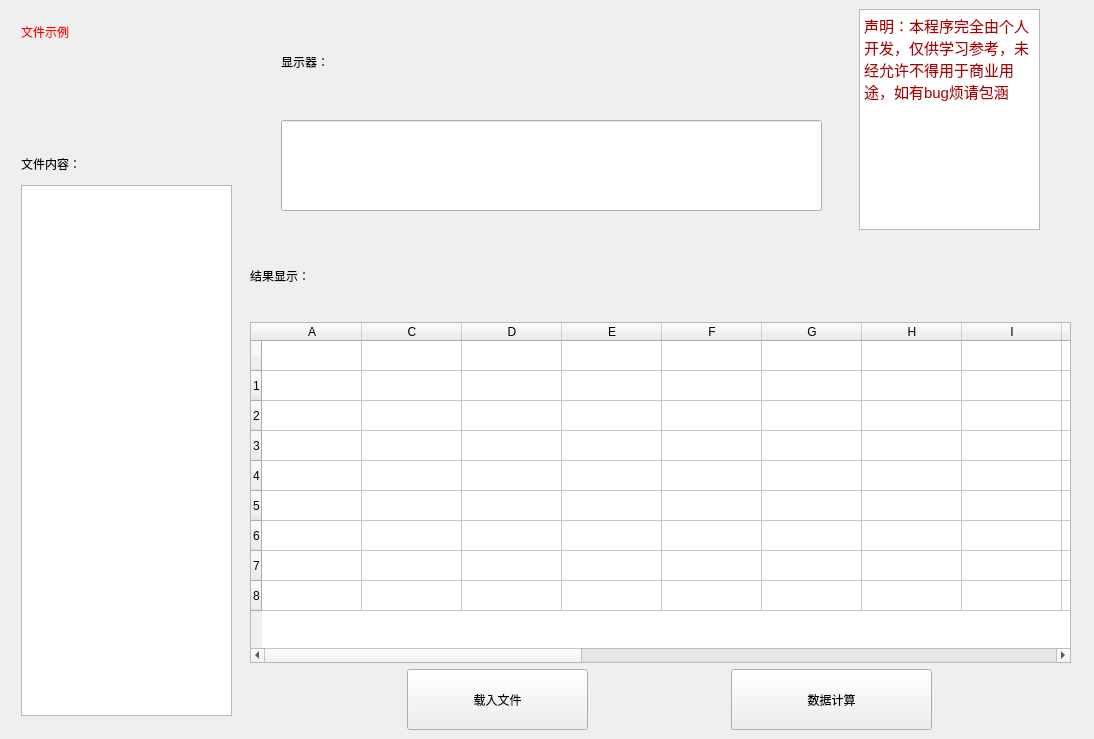
<?xml version="1.0" encoding="UTF-8"?>
<ui version="4.0">
 <author>马昕</author>
 <class>MainWindow</class>
 <widget class="QMainWindow" name="MainWindow">
  <property name="geometry">
   <rect>
    <x>0</x>
    <y>0</y>
    <width>1094</width>
    <height>739</height>
   </rect>
  </property>
  <property name="windowTitle">
   <string>生物计算</string>
  </property>
  <widget class="QWidget" name="centralwidget">
   <layout class="QVBoxLayout" name="verticalLayout_7">
    <item>
     <layout class="QHBoxLayout" name="horizontalLayout_3">
      <item>
       <layout class="QVBoxLayout" name="verticalLayout_5">
        <item>
         <layout class="QVBoxLayout" name="verticalLayout">
          <item>
           <widget class="QLabel" name="label_2">
            <property name="minimumSize">
             <size>
              <width>72</width>
              <height>15</height>
             </size>
            </property>
            <property name="maximumSize">
             <size>
              <width>141</width>
              <height>18</height>
             </size>
            </property>
            <property name="styleSheet">
             <string notr="true">font: 12pt &quot;Arial&quot;;
color: rgb(255, 0, 0);</string>
            </property>
            <property name="text">
             <string>文件示例</string>
            </property>
           </widget>
          </item>
          <item>
           <widget class="QLabel" name="label">
            <property name="minimumSize">
             <size>
              <width>141</width>
              <height>81</height>
             </size>
            </property>
            <property name="maximumSize">
             <size>
              <width>141</width>
              <height>81</height>
             </size>
            </property>
            <property name="styleSheet">
             <string notr="true">background-image: url(:/image/TIM图片20200624172307.png);</string>
            </property>
            <property name="text">
             <string/>
            </property>
           </widget>
          </item>
         </layout>
        </item>
        <item>
         <layout class="QVBoxLayout" name="verticalLayout_2">
          <item>
           <widget class="QLabel" name="label_4">
            <property name="minimumSize">
             <size>
              <width>111</width>
              <height>31</height>
             </size>
            </property>
            <property name="maximumSize">
             <size>
              <width>111</width>
              <height>31</height>
             </size>
            </property>
            <property name="styleSheet">
             <string notr="true">font: 18pt &quot;Arial&quot;;</string>
            </property>
            <property name="text">
             <string>文件内容：</string>
            </property>
           </widget>
          </item>
          <item>
           <widget class="QListWidget" name="listWidget">
            <property name="minimumSize">
             <size>
              <width>211</width>
              <height>531</height>
             </size>
            </property>
            <property name="maximumSize">
             <size>
              <width>211</width>
              <height>531</height>
             </size>
            </property>
            <property name="styleSheet">
             <string notr="true">font: 16pt &quot;Arial&quot;;</string>
            </property>
           </widget>
          </item>
         </layout>
        </item>
       </layout>
      </item>
      <item>
       <layout class="QVBoxLayout" name="verticalLayout_6">
        <item>
         <layout class="QHBoxLayout" name="horizontalLayout_2">
          <item>
           <layout class="QVBoxLayout" name="verticalLayout_4">
            <item>
             <widget class="QLabel" name="label_3">
              <property name="minimumSize">
               <size>
                <width>131</width>
                <height>71</height>
               </size>
              </property>
              <property name="maximumSize">
               <size>
                <width>131</width>
                <height>71</height>
               </size>
              </property>
              <property name="styleSheet">
               <string notr="true">font: 22pt &quot;Arial&quot;;</string>
              </property>
              <property name="text">
               <string>显示器：</string>
              </property>
             </widget>
            </item>
            <item>
             <widget class="QLineEdit" name="lineEdit">
              <property name="minimumSize">
               <size>
                <width>541</width>
                <height>91</height>
               </size>
              </property>
              <property name="maximumSize">
               <size>
                <width>541</width>
                <height>91</height>
               </size>
              </property>
              <property name="focusPolicy">
               <enum>Qt::NoFocus</enum>
              </property>
              <property name="styleSheet">
               <string notr="true">font: 22pt &quot;Arial&quot;;</string>
              </property>
              <property name="text">
               <string/>
              </property>
             </widget>
            </item>
           </layout>
          </item>
          <item>
           <widget class="QTextEdit" name="textEdit">
            <property name="minimumSize">
             <size>
              <width>181</width>
              <height>221</height>
             </size>
            </property>
            <property name="maximumSize">
             <size>
              <width>181</width>
              <height>221</height>
             </size>
            </property>
            <property name="html">
             <string>&lt;!DOCTYPE HTML PUBLIC &quot;-//W3C//DTD HTML 4.0//EN&quot; &quot;http://www.w3.org/TR/REC-html40/strict.dtd&quot;&gt;
&lt;html&gt;&lt;head&gt;&lt;meta name=&quot;qrichtext&quot; content=&quot;1&quot; /&gt;&lt;style type=&quot;text/css&quot;&gt;
p, li { white-space: pre-wrap; }
&lt;/style&gt;&lt;/head&gt;&lt;body style=&quot; font-family:'SimSun'; font-size:11.25pt; font-weight:400; font-style:normal;&quot;&gt;
&lt;p style=&quot; margin-top:0px; margin-bottom:0px; margin-left:0px; margin-right:0px; -qt-block-indent:0; text-indent:0px;&quot;&gt;&lt;span style=&quot; font-family:'SimSun'; color:#aa0000;&quot;&gt;声明：本程序完全由个人开发，仅供学习参考，未经允许不得用于商业用途，如有bug烦请包涵&lt;/span&gt;&lt;/p&gt;&lt;/body&gt;&lt;/html&gt;</string>
            </property>
           </widget>
          </item>
         </layout>
        </item>
        <item>
         <layout class="QVBoxLayout" name="verticalLayout_3">
          <item>
           <widget class="QLabel" name="label_5">
            <property name="styleSheet">
             <string notr="true">font: 16pt &quot;Arial&quot;;</string>
            </property>
            <property name="text">
             <string>结果显示：</string>
            </property>
           </widget>
          </item>
          <item>
           <widget class="QTableWidget" name="tableWidget">
            <property name="minimumSize">
             <size>
              <width>821</width>
              <height>341</height>
             </size>
            </property>
            <property name="maximumSize">
             <size>
              <width>821</width>
              <height>341</height>
             </size>
            </property>
            <property name="tabletTracking">
             <bool>false</bool>
            </property>
            <property name="styleSheet">
             <string notr="true">font: 16pt &quot;Arial&quot;;</string>
            </property>
            <row>
             <property name="text">
              <string/>
             </property>
            </row>
            <row>
             <property name="text">
              <string>1</string>
             </property>
            </row>
            <row>
             <property name="text">
              <string>2</string>
             </property>
            </row>
            <row>
             <property name="text">
              <string>3</string>
             </property>
            </row>
            <row>
             <property name="text">
              <string>4</string>
             </property>
            </row>
            <row>
             <property name="text">
              <string>5</string>
             </property>
            </row>
            <row>
             <property name="text">
              <string>6</string>
             </property>
            </row>
            <row>
             <property name="text">
              <string>7</string>
             </property>
            </row>
            <row>
             <property name="text">
              <string>8</string>
             </property>
            </row>
            <column>
             <property name="text">
              <string>A</string>
             </property>
            </column>
            <column>
             <property name="text">
              <string>C</string>
             </property>
            </column>
            <column>
             <property name="text">
              <string>D</string>
             </property>
            </column>
            <column>
             <property name="text">
              <string>E</string>
             </property>
            </column>
            <column>
             <property name="text">
              <string>F</string>
             </property>
            </column>
            <column>
             <property name="text">
              <string>G</string>
             </property>
            </column>
            <column>
             <property name="text">
              <string>H</string>
             </property>
            </column>
            <column>
             <property name="text">
              <string>I</string>
             </property>
            </column>
            <column>
             <property name="text">
              <string>K</string>
             </property>
            </column>
            <column>
             <property name="text">
              <string>L</string>
             </property>
            </column>
            <column>
             <property name="text">
              <string>M</string>
             </property>
            </column>
            <column>
             <property name="text">
              <string>N</string>
             </property>
            </column>
            <column>
             <property name="text">
              <string>P</string>
             </property>
            </column>
            <column>
             <property name="text">
              <string>Q</string>
             </property>
            </column>
            <column>
             <property name="text">
              <string>R</string>
             </property>
            </column>
            <column>
             <property name="text">
              <string>S</string>
             </property>
            </column>
            <column>
             <property name="text">
              <string>T</string>
             </property>
            </column>
            <column>
             <property name="text">
              <string>V</string>
             </property>
            </column>
            <column>
             <property name="text">
              <string>W</string>
             </property>
            </column>
            <column>
             <property name="text">
              <string>Y</string>
             </property>
            </column>
            <item row="1" column="0">
             <property name="text">
              <string/>
             </property>
            </item>
           </widget>
          </item>
         </layout>
        </item>
        <item>
         <layout class="QHBoxLayout" name="horizontalLayout">
          <property name="sizeConstraint">
           <enum>QLayout::SetFixedSize</enum>
          </property>
          <property name="leftMargin">
           <number>20</number>
          </property>
          <item>
           <widget class="QPushButton" name="pushButton">
            <property name="minimumSize">
             <size>
              <width>181</width>
              <height>61</height>
             </size>
            </property>
            <property name="maximumSize">
             <size>
              <width>181</width>
              <height>61</height>
             </size>
            </property>
            <property name="text">
             <string>载入文件</string>
            </property>
           </widget>
          </item>
          <item>
           <widget class="QPushButton" name="pushButton_2">
            <property name="minimumSize">
             <size>
              <width>201</width>
              <height>61</height>
             </size>
            </property>
            <property name="maximumSize">
             <size>
              <width>201</width>
              <height>61</height>
             </size>
            </property>
            <property name="text">
             <string>数据计算</string>
            </property>
           </widget>
          </item>
         </layout>
        </item>
       </layout>
      </item>
     </layout>
    </item>
   </layout>
  </widget>
 </widget>
 <resources>
  <include location="img.qrc"/>
 </resources>
 <connections/>
</ui>
